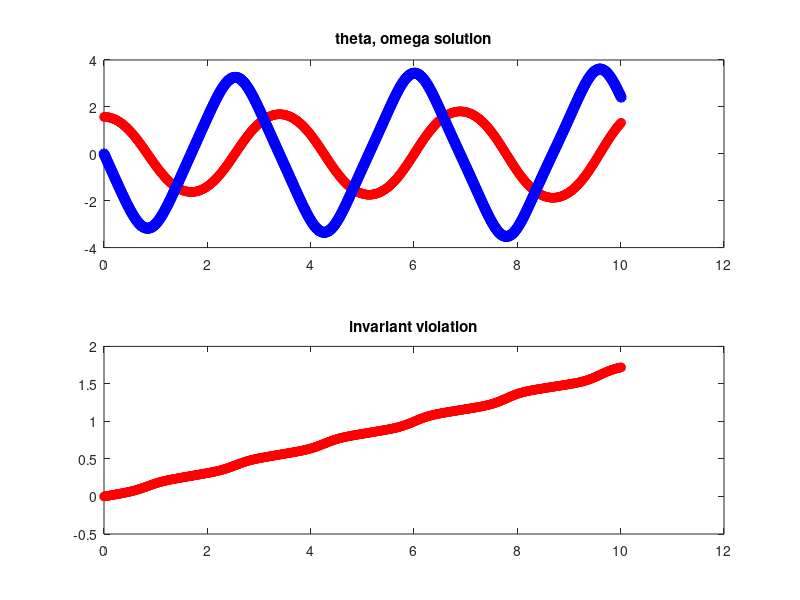

MATLAB code to generate this figure:
%
% Solve the pendulum ODE
%
% theta' = omega
% omega' = -g/ell * sin(theta)
%
% using explicit Euler
%
% theta(k+1) = theta(k)+dt*omega(k)
% omega(k+1) = omega(k)-dt*(g/ell)*sin(theta(k))
%
T_max = 10;
g     = 9.81;
ell   = 2;
%
% mesh point
%
%
% set initial data
%
t     = [0];
theta = [pi/2];
omega = [0];
%
% Advance
%
dt = 0.01;
while t(end) < T_max
  t1 = t(end) + dt;
  theta1 = theta(end)+dt*omega(end);
  omega1 = omega(end)-dt*(g/ell)*sin(theta(end));
  % append solution
  t(end+1)     = t1;
  theta(end+1) = theta1;
  omega(end+1) = omega1;
end
%
% plot
%
close all;
subplot(2,1,1);
% plot a red circle with the exact solution
hold off
plot( t, theta, 'o-', 'LineWidth', 1, 'Color', 'red' );
hold on
plot( t, omega, 'o-', 'LineWidth', 2, 'Color', 'blue' );
title('theta, omega solution');

subplot(2,1,2);
% plot a red circle with the exact solution
E = (1/2)*omega.^2-(g/ell)*cos(theta);
plot( t, E, 'o-', 'LineWidth', 1, 'Color', 'red' );
title('invariant violation');